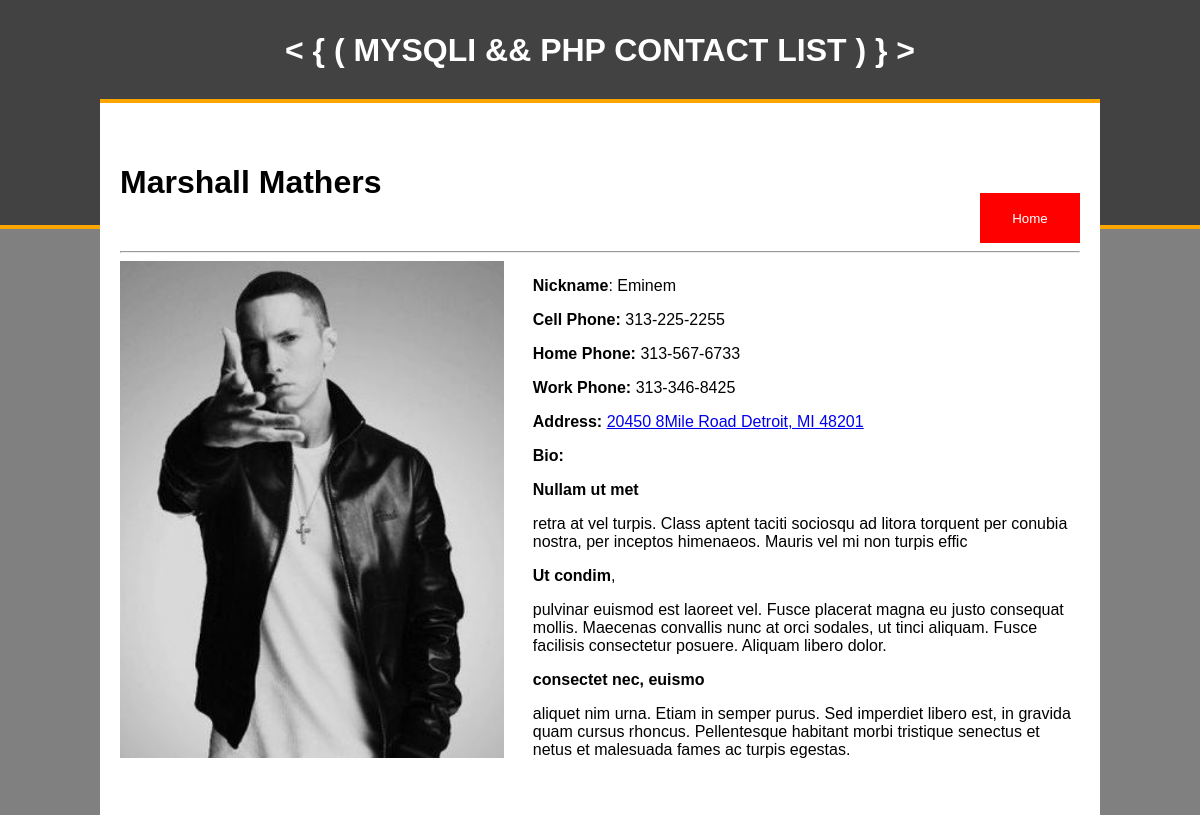
The page /phonebook_finish/contact.php?id=29 on the database its author committed.
### tables this page shows
CREATE TABLE IF NOT EXISTS `contacts` (
  `contact_id` int(11) NOT NULL AUTO_INCREMENT,
  `contact_fname` varchar(100) NOT NULL,
  `contact_lname` varchar(100) NOT NULL,
  `contact_nickname` varchar(100) NOT NULL,
  `contact_cphone` varchar(50) NOT NULL,
  `contact_hphone` varchar(50) NOT NULL,
  `contact_wphone` varchar(50) NOT NULL,
  `contact_address` varchar(100) NOT NULL,
  `contact_city` varchar(50) NOT NULL,
  `contact_state` varchar(50) NOT NULL,
  `contact_zipcode` varchar(50) NOT NULL,
  `contact_profile` varchar(255) NOT NULL,
  `contact_notes` longblob NOT NULL,
  `contact_status` enum('0','1') NOT NULL DEFAULT '1',
  PRIMARY KEY (`contact_id`)
);

### phonebook_finish/contact.php (the view, shortened to what this page needs)
<?php
	if (isset($_GET['id'])) {
		$contact_id = $_GET['id'];
		require_once"connection.php";
		$contacts = array();
		$all_contacts = "select * from contacts where contact_id = '$contact_id'";
		$sql_all_contacts = $conn->query($all_contacts);
		while ($row = mysqli_fetch_assoc($sql_all_contacts)) {
			$contacts[] = $row;
		}
		foreach ($contacts as $contact);
	}
 ?>
<!DOCTYPE html>
<html>
<head>
	<?php include"includes/head.inc"; ?>
</head>
<body>
	<div class="wrapper">
		<?php include"includes/header.inc"; ?>
		<div class="content">
				<div class="floatl"><h1><?php echo $contact["contact_fname"] . " " . $contact["contact_lname"]; ?></h1></div>
				<a class="floatr" href="index.php"><input class="cancel_contact_button" type="button" value="Home"></a>
				<hr>
				<div class="contact">
					<?php
						if ($contact["contact_profile"] == "") {?>
							<img src="img/default_profile_pic.jpg" alt="default image"  width="40%" style="float:left;">
						<?php } else{?>
						<img src="profile_images/<?php echo $contact["contact_profile"]?>" alt="" width="40%" style="float:left;">
						<?php } ?>
					<div class="contact_info">
						<p><b>Nickname</b>: <?php echo $contact["contact_nickname"] ?></p>
						<p><b>Cell Phone:</b> <?php echo $contact["contact_cphone"] ?></p>
						<p><b>Home Phone:</b> <?php echo $contact["contact_hphone"] ?></p>
						<p><b>Work Phone:</b> <?php echo $contact["contact_wphone"] ?></p>
						<p><b>Address:</b> <a href="http://maps.google.com/?q=<?php echo $contact["contact_address"] . " " . $contact["contact_city"] . ", " . $contact["contact_state"] . " " . $contact["contact_zipcode"]?>"><?php echo $contact["contact_address"] . " " . $contact["contact_city"] . ", " . $contact["contact_state"] . " " . $contact["contact_zipcode"]?></a></p>
						<p><b>Bio:</b> <?php echo $contact["contact_notes"] ?></p>
					</div>
				</div>
			</div>
		</div>
</body>
</html>

### phonebook_finish/css/styles.css (style rules this page uses)
body { font-family:helvetica, arial, sans-serif; padding:0; margin:0; background-color:grey; }
.floatl { float:left; }
.floatr { float:right; }
.wrapper { width:100%; }
.content { width:80%; margin:-130px auto 0 auto; background-color:#ffffff; border-top:4px solid orange; padding:40px 20px; }
.contact { width:100%; }
.contact_info { width:57%; float:right; margin-left:3%; }
.cancel_contact_button { width: 100px; height: 50px; background-color:red; color:#ffffff; border:none; margin-top:50px; }

### rows shown on the page
contacts: contact_fname "Marshall", contact_lname "Mathers", contact_profile (picture), contact_nickname "Eminem", contact_cphone "313-225-2255", contact_hphone "313-567-6733", contact_wphone "313-346-8425", contact_address "20450 8Mile Road", contact_city "Detroit", contact_state "MI", contact_zipcode "48201", contact_notes "Nullam ut met retra at vel turpis. Class aptent taciti sociosqu ad litora torquent per conubia nostra, per inceptos himenaeos. Mauris vel mi non turpis effic Ut condim , pulvinar euismod est laoreet vel. Fusce placerat magna eu justo consequat mollis. Maecenas convallis nunc at orci sodales, ut tinci aliquam. Fusce facilisis consectetur posuere. Aliquam libero dolor. consectet nec, euismo aliquet nim urna. Etiam in semper purus. Sed imperdiet libero est, in gravida quam cursus rhoncus. Pellentesque habitant morbi tristique senectus et netus et malesuada fames ac turpis egestas."
